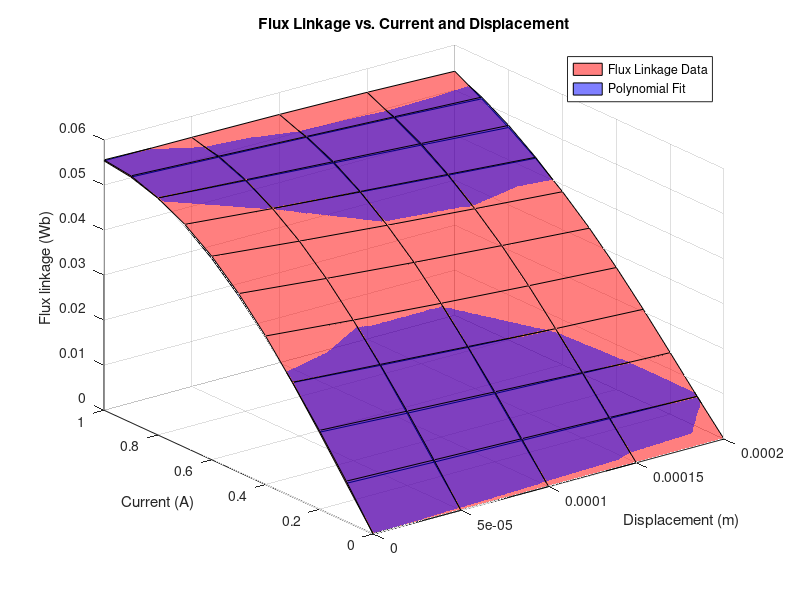
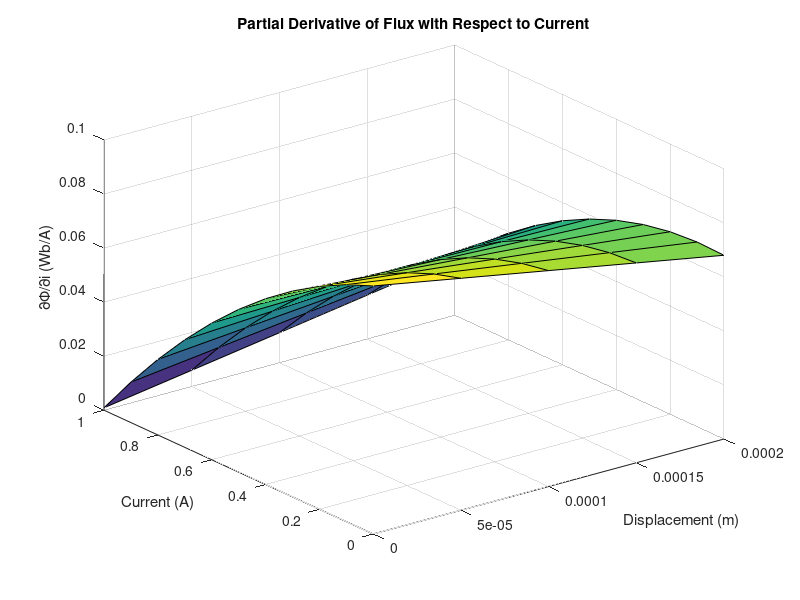
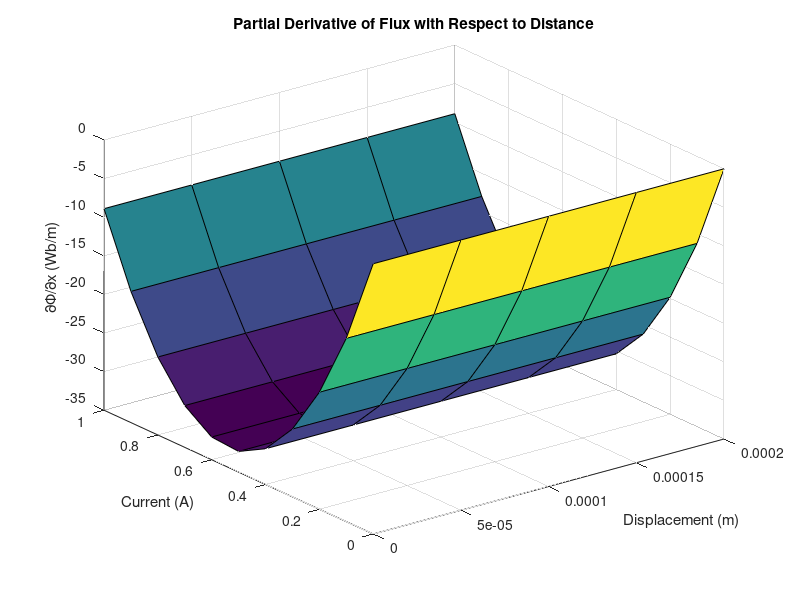
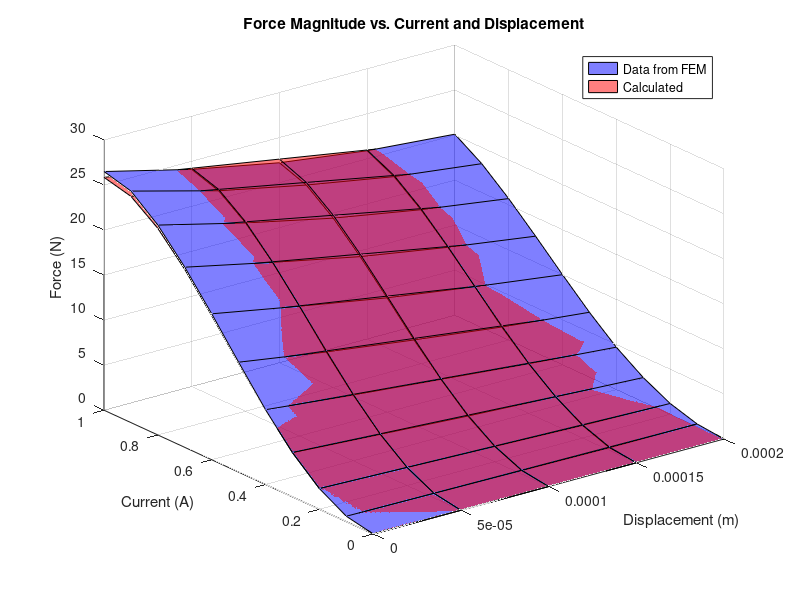

Write the MATLAB code that produced these figures, in order.
% Initialization for the Finite Element Parameterized Solenoid example,
% ee_solenoid_fem.slx.
% 
% It is assumed that the flux linkage and force as a function of current
% and distance are provided by a finite element magnetic field package.
% Flux linkage is the product of flux and the number of turns.
% Sometimes inductance is given instead of flux. Inductance may be quoted
% as total inductance (inductance per turn times number of turns) or
% inductance per turn. You can obtain the flux linkage by multiplying each
% total inductance data point by the corresponding current.

% Copyright 2009-2018 The MathWorks, Inc.

% Vector of currents for which data is defined
current = [0 0.1 0.2 0.3 0.4 0.5 0.6 0.7 0.8 0.9 1.0]; % A
% Vector of displacements for which data is defined
x = [0 0.05 0.1 0.15 0.2]*1e-3; % m
% Flux linkage, Phi(current,x)
flux_linkage = [0         0         0         0         0;
  8.4997e-003  7.9390e-003  7.4582e-003  7.0518e-003  6.7144e-003
  1.7097e-002  1.6045e-002  1.5133e-002  1.4349e-002  1.3683e-002
  2.5367e-002  2.3914e-002  2.2640e-002  2.1528e-002  2.0561e-002
  3.2966e-002  3.1222e-002  2.9675e-002  2.8304e-002  2.7086e-002
  3.9631e-002  3.7726e-002  3.6016e-002  3.4474e-002  3.3073e-002
  4.5179e-002  4.3263e-002  4.1519e-002  3.9916e-002  3.8420e-002
  4.9509e-002  4.7751e-002  4.6123e-002  4.4587e-002  4.3106e-002
  5.2600e-002  5.1190e-002  4.9847e-002  4.8527e-002  4.7188e-002
  5.4509e-002  5.3657e-002  5.2789e-002  5.1855e-002  5.0807e-002
  5.5379e-002  5.5314e-002  5.5130e-002  5.4770e-002  5.4181e-002];
% Force(current,x)
force = [0      0      0      0      0;
        -0.6   -0.5   -0.4   -0.3   -0.3;
        -2.3   -2.0   -1.7   -1.4   -1.2;
        -4.9   -4.3   -3.7   -3.2   -2.7;
        -8.3   -7.3   -6.4   -5.5   -4.7;
        -12.2  -10.7   -9.4   -8.2   -7.2;
        -16.2  -14.4  -12.7  -11.3  -10.0;
        -20.0  -17.9  -15.9  -14.3  -12.9;
        -23.3  -20.9  -18.8  -17.1  -15.7;
        -25.7  -23.1  -21.1  -19.4  -18.2;
        -26.5  -24.1  -22.2  -20.9  -20.1];
% Total winding resistance
R = 14;
% Hard stops for plunger range of travel
xmax = x(end);
xmin = x(1);


% Calculate partial derivatives for block parameterization in terms of
% dPhi(i,x)/dx and dPhi(i,x)/di. To do this, use least squares to find
% a smooth differentiable function fit to flux.
[b,a]=meshgrid(x,current+1e-5); % 1e-5 offset to avoid zero current; b and a, 11-by-5
a=a(:); b=b(:); data_coeff = flux_linkage(:);% Unwrapped to column vectors
X = [a.^3 b.*a.^2 a.^2 a b a.*b]; % X, 55-by-6
Coeff = (X'*X)\(X'*data_coeff);% Solve normal equation to get least square solution, ie Coeff; Coeff, 6-by-1
flux_linkage2 = reshape(X*Coeff,length(current),length(x));% flux_linkage2, 11-by-5.


% Figure 1
if ~exist('h2_ee_solenoid_fem', 'var') || ...
        ~isgraphics(h2_ee_solenoid_fem, 'figure')
    h2_ee_solenoid_fem = figure('Name', 'ee_solenoid_fem');
end
figure(h2_ee_solenoid_fem)
clf(h2_ee_solenoid_fem)
hold(gca, "on")
view(-37.5,30)
% Plot 'Flux linkage'
surf(x,current,flux_linkage,'FaceColor',[1 0 0],'FaceAlpha',0.5);
% Plot 'Polynomial fit'
surf(x,current,flux_linkage2,'FaceColor',[0 0 1],'FaceAlpha',0.5);
% Plot settings
title('Flux Linkage vs. Current and Displacement')
xlabel('Displacement (m)')
ylabel('Current (A)')
zlabel('Flux linkage (Wb)')
axis([0 2e-4 0 1 0 0.06])
legend({'Flux Linkage Data','Polynomial Fit'},'Location','Best')
grid on
hold(gca, "off")



% Calculate partial derivatives
zeros_like_b = zeros(length(b),1);
ones_like_b = ones(length(b),1);

dfluxdx = reshape([zeros_like_b, a.^2, zeros_like_b, zeros_like_b, ones_like_b, a]*Coeff,length(current),length(x));
dfluxdi = reshape([3.*a.^2, 2.*b.*a, 2.*a, ones_like_b, zeros_like_b, b]*Coeff,length(current),length(x));
dfluxdx(1,:)=zeros(1,5); % Set partial derivative to exactly zero for zero current, according to official document.


% Figure 2
if ~exist('h3_ee_solenoid_fem', 'var') || ...
        ~isgraphics(h3_ee_solenoid_fem, 'figure')
    h3_ee_solenoid_fem = figure('Name', 'ee_solenoid_fem');
end
figure(h3_ee_solenoid_fem)
clf(h3_ee_solenoid_fem)
surf(x,current,dfluxdi);
xlabel('Displacement (m)')
ylabel('Current (A)')
zlabel('\partial\Phi/\partiali (Wb/A)')
title('Partial Derivative of Flux with Respect to Current')
axis([0 2e-4 0 1 0 0.1])


% Figure 3
if ~exist('h4_ee_solenoid_fem', 'var') || ...
        ~isgraphics(h4_ee_solenoid_fem, 'figure')
    h4_ee_solenoid_fem = figure('Name', 'ee_solenoid_fem');
end
figure(h4_ee_solenoid_fem)
clf(h4_ee_solenoid_fem)
surf(x,current,dfluxdx);
xlabel('Displacement (m)')
ylabel('Current (A)')
zlabel('\partial\Phi/\partialx (Wb/m)')
title('Partial Derivative of Flux with Respect to Distance')
axis([0 2e-4 0 1 -35 0])



% Calculate L and dL/dx for i=0.1A - used by simplified solenoid
L = dfluxdi(2,:);
dLdx = reshape([zeros_like_b 2.*a zeros_like_b zeros_like_b zeros_like_b ones_like_b]*Coeff,length(current),length(x));
dLdx = dLdx(2,:);

% Other initialization data
x0 = 0.1e-3; % Initial plunger position
lambda = 20; % Plunger damping (N/(m/s))
mass = 0.1;  % Plunger mass (kg)
f_c = 1e6;   % Frequency up to which flux is differentiated

% If the finite element only gives flux and not force, then force can be
% found by integrating the partial derivative of flux with respect to
% distance over current.
ord = 2; % Use 2nd order polynomial to fit dPhi/dx
p = zeros(length(current),ord+1);
for i=2:length(current)
    flux_x = flux_linkage(i,:);
    p(i,:) = polyfit(x,flux_x,ord); % Use 4th order polynomial
end
force2 = zeros(size(flux_linkage));
force_x = zeros(size(x));
for i=2:length(current)
    % Take average dPhi/dx for the two adjacent currents
    dflux_dx1 = polyval(polyder(p(i-1,:)),x);
    dflux_dx2 = polyval(polyder(p(i,:)),x);
    dflux_dx = (dflux_dx1+dflux_dx2)/2;
    % Integrate dPhi/dx over current to get incremental force
    force_x = force_x + (current(i)-current(i-1))*dflux_dx;
    force2(i,:) = force_x;
end

% Figure 4
if ~exist('h5_ee_solenoid_fem', 'var') || ...
        ~isgraphics(h5_ee_solenoid_fem, 'figure')
    h5_ee_solenoid_fem = figure('Name', 'ee_solenoid_fem');
end
figure(h5_ee_solenoid_fem)
clf(h5_ee_solenoid_fem)

surf(x,current,abs(force),'FaceColor',[0 0 1],'FaceAlpha',0.5)
xlabel('Displacement (m)')
ylabel('Current (A)')
zlabel('Force (N)')
axis([0 2e-4 0 1 0 30])
hold on
surf(x,current,abs(force2),'FaceColor',[1 0 0],'FaceAlpha',0.5)
xlabel('Displacement (m)')
ylabel('Current (A)')
zlabel('Force (N)')
title('Force Magnitude vs. Current and Displacement')
axis([0 2e-4 0 1 0 30])
hold off
legend({'Data from FEM','Calculated'},'Location','Best')
